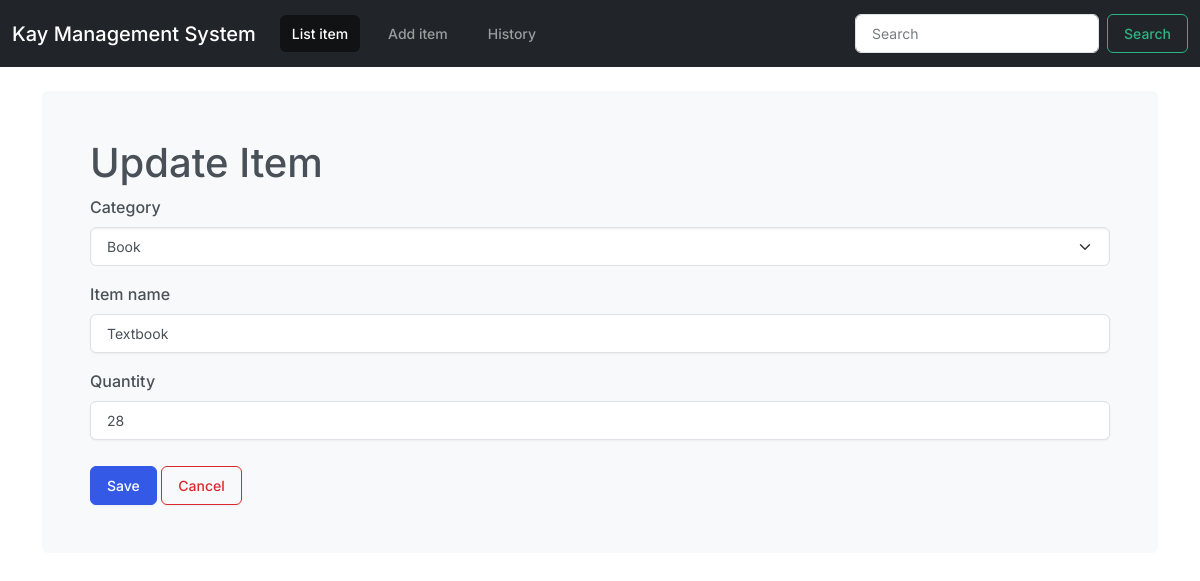
The page /update_items/1/ on the database its author committed.
### store/models.py (models this page shows, shortened)
class Stock(models.Model):
	category = models.ForeignKey(Category, on_delete=models.CASCADE, blank=True)
	item_name = models.CharField(max_length=50, blank=True, null=True)
	quantity = models.IntegerField(default='0', blank=True, null=True)
	receive_quantity = models.IntegerField(default='0', blank=True, null=True)
	receive_by = models.CharField(max_length=50, blank=True, null=True)
	issue_quantity = models.IntegerField(default='0', blank=True, null=True)
	issue_by = models.CharField(max_length=50, blank=True, null=True)
	issue_to = models.CharField(max_length=50, blank=True, null=True)
	phone_number = models.CharField(max_length=50, blank=True, null=True)
	created_by = models.CharField(max_length=50, blank=True, null=True)
	reorder_level = models.IntegerField(default='0', blank=True, null=True)
	last_updated = models.DateTimeField(auto_now_add=False, auto_now=True)
	timestamp = models.DateTimeField(auto_now_add=True, auto_now=False)
	export_to_CSV = models.BooleanField(default=False)

### store/views.py (the view)
# urls.py: path('update_items/<int:pk>/', views.update_items, name='update_items'),
def update_items(request, pk):
	queryset = Stock.objects.get(id=pk)
	form = StockUpdateForm(instance=queryset)
	if request.method == 'POST':
		form = StockUpdateForm(request.POST, instance=queryset)
		if form.is_valid():
			form.save()
			messages.success(request, 'Successfully Saved')
			return redirect('/')
	context = {
		"form":form,
		"title": "Update Item",
	}
	return render(request, 'update_items.html', context)

### store/forms.py
class StockUpdateForm(forms.ModelForm):
    class Meta:
        model = Stock
        fields = ['category', 'item_name', 'quantity']

### store/models.py (called while the page is built)
	def __str__(self):
		return self.name

### store/templates/update_items.html (shortened to what this page needs)
{% extends 'base.html' %}
{% load crispy_forms_tags %}
{%  block content %}
    <div class="bg-body-tertiary p-5 rounded">
        <h1>{{title}}</h1>
        <form method='POST' action='' class="uniForm">
            {{ form|crispy }}
            <button type="submit" class="btn btn-primary" style="margin-top: 10px;">Save</button>
            <a class="btn btn-outline-danger" style="margin-top: 10px;" href="/">Cancel</a>
        </form>
    </div>
{% endblock %}

### rows shown on the page
Stock: category "Book", item_name "Textbook", quantity "28"

### other values the page prints
{{ title }} "Update Item"
